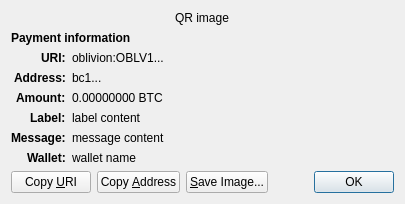
<?xml version="1.0" encoding="UTF-8"?>
<ui version="4.0">
 <class>ReceiveRequestDialog</class>
 <widget class="QDialog" name="ReceiveRequestDialog">
  <property name="geometry">
   <rect>
    <x>0</x>
    <y>0</y>
    <width>413</width>
    <height>229</height>
   </rect>
  </property>
  <property name="windowTitle">
   <string>Request payment to ...</string>
  </property>
  <layout class="QGridLayout" name="gridLayout" columnstretch="0,1">
   <property name="sizeConstraint">
    <enum>QLayout::SetFixedSize</enum>
   </property>
   <item row="0" column="0" colspan="2" alignment="Qt::AlignHCenter">
    <widget class="QRImageWidget" name="qr_code">
     <property name="text">
      <string notr="true">QR image</string>
     </property>
     <property name="textInteractionFlags">
      <set>Qt::NoTextInteraction</set>
     </property>
    </widget>
   </item>
   <item row="1" column="0" colspan="2">
    <widget class="QLabel" name="payment_header">
     <property name="font">
      <font>
       <weight>75</weight>
       <bold>true</bold>
      </font>
     </property>
     <property name="text">
      <string>Payment information</string>
     </property>
     <property name="textInteractionFlags">
      <set>Qt::NoTextInteraction</set>
     </property>
    </widget>
   </item>
   <item row="2" column="0" alignment="Qt::AlignRight|Qt::AlignTop">
    <widget class="QLabel" name="uri_tag">
     <property name="font">
      <font>
       <weight>75</weight>
       <bold>true</bold>
      </font>
     </property>
     <property name="text">
      <string notr="true">URI:</string>
     </property>
     <property name="textFormat">
      <enum>Qt::PlainText</enum>
     </property>
     <property name="textInteractionFlags">
      <set>Qt::NoTextInteraction</set>
     </property>
    </widget>
   </item>
   <item row="2" column="1" alignment="Qt::AlignTop">
    <widget class="QLabel" name="uri_content">
     <property name="text">
      <string notr="true">oblivion:OBLV1...</string>
     </property>
     <property name="textFormat">
      <enum>Qt::RichText</enum>
     </property>
     <property name="wordWrap">
      <bool>true</bool>
     </property>
     <property name="textInteractionFlags">
      <set>Qt::TextSelectableByMouse</set>
     </property>
    </widget>
   </item>
   <item row="3" column="0" alignment="Qt::AlignRight|Qt::AlignTop">
    <widget class="QLabel" name="address_tag">
     <property name="font">
      <font>
       <weight>75</weight>
       <bold>true</bold>
      </font>
     </property>
     <property name="text">
      <string>Address:</string>
     </property>
     <property name="textInteractionFlags">
      <set>Qt::NoTextInteraction</set>
     </property>
    </widget>
   </item>
   <item row="3" column="1" alignment="Qt::AlignTop">
    <widget class="QLabel" name="address_content">
     <property name="text">
      <string notr="true">bc1...</string>
     </property>
     <property name="textFormat">
      <enum>Qt::PlainText</enum>
     </property>
     <property name="textInteractionFlags">
      <set>Qt::TextSelectableByMouse</set>
     </property>
    </widget>
   </item>
   <item row="4" column="0" alignment="Qt::AlignRight|Qt::AlignTop">
    <widget class="QLabel" name="amount_tag">
     <property name="font">
      <font>
       <weight>75</weight>
       <bold>true</bold>
      </font>
     </property>
     <property name="text">
      <string>Amount:</string>
     </property>
     <property name="textInteractionFlags">
      <set>Qt::NoTextInteraction</set>
     </property>
    </widget>
   </item>
   <item row="4" column="1" alignment="Qt::AlignTop">
    <widget class="QLabel" name="amount_content">
     <property name="text">
      <string notr="true">0.00000000 BTC</string>
     </property>
     <property name="textFormat">
      <enum>Qt::PlainText</enum>
     </property>
     <property name="textInteractionFlags">
      <set>Qt::TextSelectableByMouse</set>
     </property>
    </widget>
   </item>
   <item row="5" column="0" alignment="Qt::AlignRight|Qt::AlignTop">
    <widget class="QLabel" name="label_tag">
     <property name="font">
      <font>
       <weight>75</weight>
       <bold>true</bold>
      </font>
     </property>
     <property name="text">
      <string>Label:</string>
     </property>
     <property name="textInteractionFlags">
      <set>Qt::NoTextInteraction</set>
     </property>
    </widget>
   </item>
   <item row="5" column="1" alignment="Qt::AlignTop">
    <widget class="QLabel" name="label_content">
     <property name="text">
      <string notr="true">label content</string>
     </property>
     <property name="textFormat">
      <enum>Qt::PlainText</enum>
     </property>
     <property name="wordWrap">
      <bool>true</bool>
     </property>
     <property name="textInteractionFlags">
      <set>Qt::TextSelectableByMouse</set>
     </property>
    </widget>
   </item>
   <item row="6" column="0" alignment="Qt::AlignRight|Qt::AlignTop">
    <widget class="QLabel" name="message_tag">
     <property name="font">
      <font>
       <weight>75</weight>
       <bold>true</bold>
      </font>
     </property>
     <property name="text">
      <string>Message:</string>
     </property>
     <property name="textInteractionFlags">
      <set>Qt::NoTextInteraction</set>
     </property>
    </widget>
   </item>
   <item row="6" column="1" alignment="Qt::AlignTop">
    <widget class="QLabel" name="message_content">
     <property name="text">
      <string notr="true">message content</string>
     </property>
     <property name="textFormat">
      <enum>Qt::PlainText</enum>
     </property>
     <property name="wordWrap">
      <bool>true</bool>
     </property>
     <property name="textInteractionFlags">
      <set>Qt::TextSelectableByMouse</set>
     </property>
    </widget>
   </item>
   <item row="7" column="0" alignment="Qt::AlignRight|Qt::AlignTop">
    <widget class="QLabel" name="wallet_tag">
     <property name="font">
      <font>
       <weight>75</weight>
       <bold>true</bold>
      </font>
     </property>
     <property name="text">
      <string>Wallet:</string>
     </property>
     <property name="textInteractionFlags">
      <set>Qt::NoTextInteraction</set>
     </property>
    </widget>
   </item>
   <item row="7" column="1" alignment="Qt::AlignTop">
    <widget class="QLabel" name="wallet_content">
     <property name="text">
      <string notr="true">wallet name</string>
     </property>
     <property name="textFormat">
      <enum>Qt::PlainText</enum>
     </property>
     <property name="wordWrap">
      <bool>true</bool>
     </property>
     <property name="textInteractionFlags">
      <set>Qt::TextSelectableByMouse</set>
     </property>
    </widget>
   </item>
   <item row="8" column="0" colspan="2">
    <layout class="QHBoxLayout" name="horizontalLayout">
     <item>
      <widget class="QPushButton" name="btnCopyURI">
       <property name="text">
        <string>Copy &amp;URI</string>
       </property>
       <property name="autoDefault">
        <bool>false</bool>
       </property>
      </widget>
     </item>
     <item>
      <widget class="QPushButton" name="btnCopyAddress">
       <property name="text">
        <string>Copy &amp;Address</string>
       </property>
       <property name="autoDefault">
        <bool>false</bool>
       </property>
      </widget>
     </item>
     <item>
      <widget class="QPushButton" name="btnSaveAs">
       <property name="text">
        <string>&amp;Save Image...</string>
       </property>
       <property name="autoDefault">
        <bool>false</bool>
       </property>
      </widget>
     </item>
     <item>
      <spacer name="horizontalSpacer_2">
       <property name="orientation">
        <enum>Qt::Horizontal</enum>
       </property>
       <property name="sizeHint" stdset="0">
        <size>
         <width>40</width>
         <height>20</height>
        </size>
       </property>
      </spacer>
     </item>
     <item>
      <widget class="QDialogButtonBox" name="buttonBox">
       <property name="focusPolicy">
        <enum>Qt::StrongFocus</enum>
       </property>
       <property name="standardButtons">
        <set>QDialogButtonBox::Ok</set>
       </property>
      </widget>
     </item>
    </layout>
   </item>
  </layout>
 </widget>
 <customwidgets>
  <customwidget>
   <class>QRImageWidget</class>
   <extends>QLabel</extends>
   <header>qt/qrimagewidget.h</header>
  </customwidget>
 </customwidgets>
 <tabstops>
  <tabstop>buttonBox</tabstop>
  <tabstop>btnCopyURI</tabstop>
  <tabstop>btnCopyAddress</tabstop>
  <tabstop>btnSaveAs</tabstop>
 </tabstops>
 <resources/>
 <connections>
  <connection>
   <sender>buttonBox</sender>
   <signal>accepted()</signal>
   <receiver>ReceiveRequestDialog</receiver>
   <slot>accept()</slot>
   <hints>
    <hint type="sourcelabel">
     <x>135</x>
     <y>230</y>
    </hint>
    <hint type="destinationlabel">
     <x>135</x>
     <y>126</y>
    </hint>
   </hints>
  </connection>
 </connections>
</ui>
